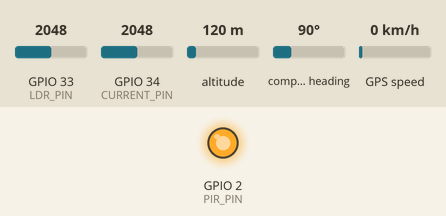
Recording of a sketch running on a simulated ESP32. Parts: output pins drawn as LEDs (lit = HIGH). The inputs (shaded band) are chosen by the test bench; at power-on: GPIO 33 (LDR_PIN) = 2048, GPIO 34 (CURRENT_PIN) = 2048, altitude 120 m, compass heading 90°, GPS speed 0 km/h (analog values on the 0–4095 scale). WiFi joins after 1.5 s; servers stay silent unless stated; uploads are accepted with an empty reply; the GPS gets a fix after 3 s at 37.7749, -122.4194 with 8 satellites; what the sketch prints to the serial monitor is not drawn.

Above: at 3.2 s.
3.3 s: GPIO 33 (LDR_PIN) set to 53
7.4 s: GPIO 33 (LDR_PIN) set to 45
At 8.4 s:
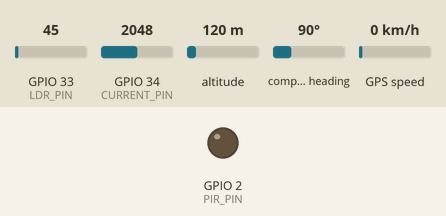
10.5 s: GPIO 33 (LDR_PIN) set to 122
At 11.4 s:
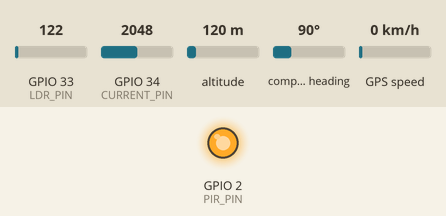
12.0 s: GPIO 33 (LDR_PIN) set to 10
At 12.6 s:
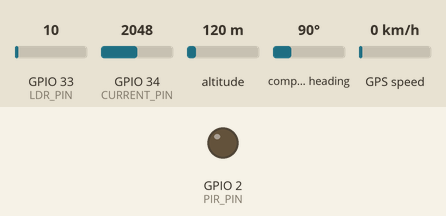
Timing chart, 0 to 14.5 s (numbered marks = the images above; inputs shaded):
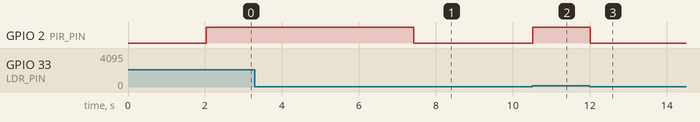

Measured:
- the behaviour switches between 50 and 49 on GPIO 33 (LDR_PIN) (found by bisection; images 0 and 1)
- after the input at 3.3 s, every drawn part: stays the same
- after the input at 7.4 s, GPIO 2 (PIR_PIN): HIGH → LOW at once
- after the input at 10.5 s, GPIO 2 (PIR_PIN): LOW → HIGH at once
- after the input at 12.0 s, GPIO 2 (PIR_PIN): HIGH → LOW at once

The sketch:

arduino.ino
```cpp
#include <WiFi.h>
#include <HTTPClient.h>
#include <ArduinoJson.h>
#include <TinyGPS++.h>
#include <HardwareSerial.h>

// ---------------------------------------------------------
// WiFi + Backend Config
// ---------------------------------------------------------
const char *WIFI_SSID = "CC 1st Floor";
const char *WIFI_PASSWORD = "12345678";

const char *BACKEND_URL = "http://10.82.225.43:3000/api/hardware";

const char *DEVICE_NUMBER = "1001";
const char *UNIQUE_ID = "ESP32_STREET_1001";

const int LAMP_ID = 1;

// ---------------------------------------------------------
// Pins
// ---------------------------------------------------------
#define PIR_PIN 2
#define CURRENT_PIN 34
#define LDR_PIN 33
#define GPS_RX_PIN 16
#define GPS_TX_PIN 17
#define LED_PIN 2

// ---------------------------------------------------------
// ADC + ACS712 Config
// ---------------------------------------------------------
#define ADC_RESOLUTION 4095.0
#define VREF 3.3
#define SENSITIVITY_MV_PER_A 43.56
#define NUM_SAMPLES 100

// ---------------------------------------------------------
// GPS Config
// ---------------------------------------------------------
#define GPS_BAUDRATE 9600

TinyGPSPlus gps;
HardwareSerial gpsSerial(2);

// ---------------------------------------------------------
unsigned long bootMillis;
unsigned long lastPostMillis = 0;
const unsigned long POST_INTERVAL_MS = 3000;

// ---------------------------------------------------------
void setup()
{
    Serial.begin(115200);
    delay(500);

    pinMode(PIR_PIN, INPUT);
    pinMode(LDR_PIN, INPUT_PULLDOWN);
    pinMode(LED_PIN, OUTPUT);
    digitalWrite(LED_PIN, LOW);

    analogReadResolution(12);

    gpsSerial.begin(GPS_BAUDRATE, SERIAL_8N1, GPS_RX_PIN, GPS_TX_PIN);

    bootMillis = millis();

    connectToWiFi();

    Serial.println("System Ready...");
}

// ---------------------------------------------------------
void loop()
{
    updateGPS();

    if (WiFi.status() != WL_CONNECTED)
    {
        connectToWiFi();
    }

    float current = readCurrentAC();
    int ldr = readLdrPercent();

    if (current > 0 || ldr > 0)
    {
        digitalWrite(LED_PIN, HIGH);
    }
    else
    {
        digitalWrite(LED_PIN, LOW);
    }

    if (millis() - lastPostMillis >= POST_INTERVAL_MS)
    {
        lastPostMillis = millis();
        postReading();
    }

    delay(10);
}

// ---------------------------------------------------------
void connectToWiFi()
{
    Serial.print("Connecting to WiFi...");
    WiFi.begin(WIFI_SSID, WIFI_PASSWORD);

    while (WiFi.status() != WL_CONNECTED)
    {
        delay(500);
        Serial.print(".");
    }

    Serial.println("\nConnected!");
    Serial.println(WiFi.localIP());
}

// ---------------------------------------------------------
// SENSOR FUNCTIONS
// ---------------------------------------------------------
bool readPIR()
{
    return digitalRead(PIR_PIN) == HIGH;
}

float readCurrentAC()
{
    float maxVoltage = 0;
    float minVoltage = 5;

    for (int i = 0; i < NUM_SAMPLES; i++)
    {
        int raw = analogRead(CURRENT_PIN);
        float voltage = (raw / ADC_RESOLUTION) * VREF;

        if (voltage > maxVoltage)
            maxVoltage = voltage;
        if (voltage < minVoltage)
            minVoltage = voltage;

        delayMicroseconds(100);
    }

    float acVoltage = (maxVoltage - minVoltage) / 2.0;
    float current = acVoltage / (SENSITIVITY_MV_PER_A / 1000.0);

    if (current < 0.05)
        current = 0;

    return current;
}

int readLdrPercent()
{
    long sum = 0;
    for (int i = 0; i < 10; i++)
    {
        sum += analogRead(LDR_PIN);
        delayMicroseconds(200);
    }
    int raw = sum / 10;

    if (raw < 50)
        return 0;

    int percent = map(raw, 0, 4095, 0, 100);
    return constrain(percent, 0, 100);
}

void updateGPS()
{
    while (gpsSerial.available())
    {
        gps.encode(gpsSerial.read());
    }
}

// ---------------------------------------------------------
// MAIN POST FUNCTION
// ---------------------------------------------------------
void postReading()
{
    float current = readCurrentAC();
    int ldr = readLdrPercent();
    bool motion = readPIR();
    unsigned long uptime = (millis() - bootMillis) / 1000;

    float lat = 0, lng = 0;
    bool gpsValid = false;

    if (gps.location.isValid())
    {
        lat = gps.location.lat();
        lng = gps.location.lng();
        gpsValid = true;
    }

    // JSON BUILD
    StaticJsonDocument<512> doc;

    doc["unique_id"] = UNIQUE_ID;
    doc["device_number"] = DEVICE_NUMBER;
    doc["uptime"] = uptime;

    JsonArray lamps = doc.createNestedArray("lamps");
    JsonObject lamp = lamps.createNestedObject();

    lamp["id"] = LAMP_ID;
    lamp["current"] = current;
    lamp["ldr"] = ldr;
    lamp["pir"] = motion;
    lamp["temp"] = 28.5;

    // GPS block
    JsonObject gpsObj = doc.createNestedObject("gps");
    gpsObj["valid"] = gpsValid;
    gpsObj["lat"] = lat;
    gpsObj["lng"] = lng;
    gpsObj["sat"] = gps.satellites.value();

    String payload;
    serializeJson(doc, payload);

    Serial.println("\nSending Data:");
    Serial.println(payload);

    HTTPClient http;
    http.begin(BACKEND_URL);
    http.addHeader("Content-Type", "application/json");

    int statusCode = http.POST(payload);
    String response = http.getString();

    Serial.print("Status: ");
    Serial.println(statusCode);

    Serial.print("Response: ");
    Serial.println(response);

    http.end();
}
```
